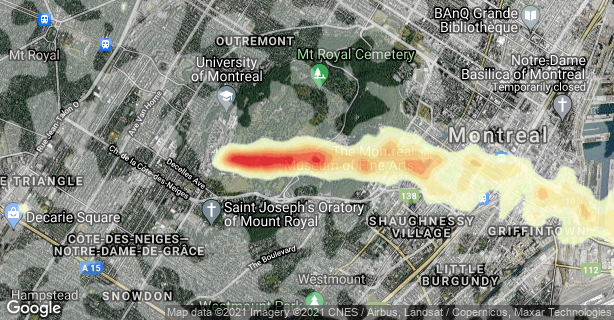

Recreate this plot in Python.
"""Controller for the overlay endpoint"""

import os
from flask_restful import Resource
from flask import send_file
from PIL import Image
import constants as c

def overlay_images(background_filename, foreground_filename, overlay_file):
    """Takes in an existing background and foreground file and saves to overlay file"""

    background_image = Image.open(background_filename)
    foreground_image = Image.open(foreground_filename)

    background_image = background_image.convert("RGBA")
    foreground_image = foreground_image.convert("RGBA")
    foreground_image = foreground_image.resize((background_image.size))

    background_image.paste(foreground_image, (0, 0), foreground_image)
    background_image.save(overlay_file, "PNG")

    background_image.close()
    foreground_image.close()

class Overlay(Resource):
    """Controller for overlay endpoint"""

    @classmethod
    def get(cls):
        """Get endpoint for overlay.

        Returns an image with plume overlaid
        """

        if not os.path.isfile(c.IMAGERY_FILE):
            return "Missing satelite file. Please call imagery endpoint first."

        if not os.path.isfile(c.PLUME_FILE):
            return "Missing plume file. Please upload."

        overlay_images(c.IMAGERY_FILE, c.PLUME_FILE, c.OVERLAY_FILE)

        return send_file(c.OVERLAY_FILE, mimetype="image/png")
        
